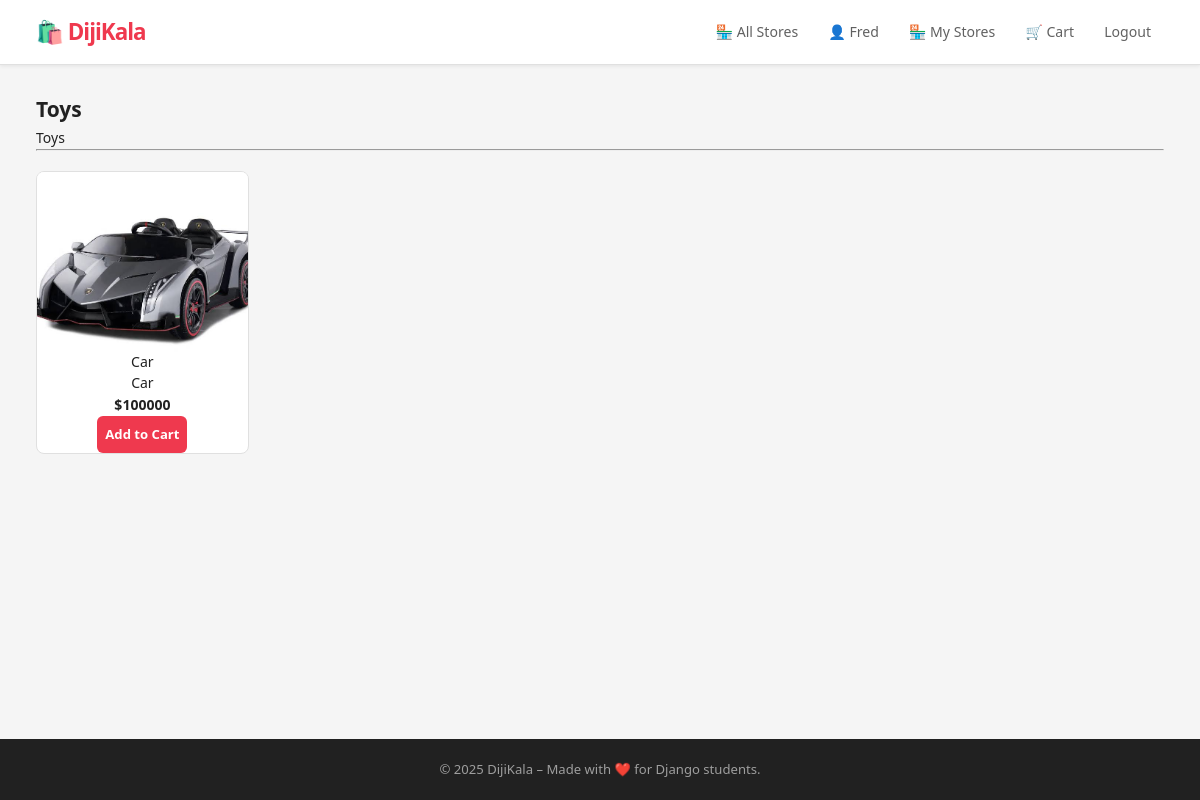
Screenshot of /stores/3/ (signed in) with the database file from the repository.
### accounts/models.py (models this page shows, shortened)
class User(AbstractBaseUser, PermissionsMixin):
       email = models.EmailField(unique=True)
       username = models.CharField(max_length=50, unique=True)
       is_active = models.BooleanField(default=True)
       is_staff = models.BooleanField(default=False)
       is_seller = models.BooleanField(default=False)
       objects = CustomUserManager()
       USERNAME_FIELD = 'email'
       REQUIRED_FIELDS = ['username']

### stores/models.py (models this page shows, shortened)
class Store(models.Model):
    name = models.CharField(max_length=200,unique=True,verbose_name='Store')
    owner = models.ForeignKey(User,on_delete=models.CASCADE,verbose_name='Owner',related_name='stores')
    description = models.TextField(blank=True,null=True,verbose_name='Description')
    created_at = models.DateTimeField(auto_now_add=True,verbose_name='Created At')
    updated_at = models.DateTimeField(auto_now=True,verbose_name='Last Update')
    is_active = models.BooleanField(default=True)
    class Meta:
        verbose_name = 'Store'
        verbose_name_plural = 'Stores'
        ordering = ['-created_at']

class Product(models.Model):
    category = models.ForeignKey(Category, on_delete=models.SET_NULL, null=True, blank=True, related_name='products')  # ← اضافه کن
    name = models.CharField(max_length=200,verbose_name="Name")
    price = models.DecimalField(max_digits=10,decimal_places=0,verbose_name="Price")
    description = models.TextField(blank=True, null=True,verbose_name="Descriptions")
    image = models.ImageField( upload_to="stores/images/",verbose_name="Image")
    store = models.ForeignKey(Store,on_delete=models.CASCADE,related_name="products")
    created_at = models.DateTimeField(auto_now_add=True)
    stock = models.PositiveIntegerField(default=0, verbose_name="Stock")
    is_active = models.BooleanField(default=True, verbose_name="Active")
    class Meta:
        verbose_name = "Product"
        verbose_name_plural = "Products"
        ordering = ["-created_at"]

### stores/views.py (the view)
# urls.py: path("<int:pk>/",store_detail, name='store_detail'),
def store_detail(request,pk):
    store = get_object_or_404(Store, pk=pk)
    products = store.products.filter(is_active=True , stock__gt=0)
    return render(request, 'stores/store_detail.html',{'products':products, 'store':store})

### templates/stores/store_detail.html (shortened to what this page needs)
{% extends 'base/base.html' %}
{% block content %}
<div class="store-header">
    <h2>{{ store.name }}</h2>
    <p>{{ store.description }}</p>
</div>
<hr>
<div class="card-grid">
    {% for product in products %}
        <div class="card">
            {% if product.image %}
                <img src="{{ product.image.url }}" alt="{{ product.name }}">
            {% else %}
                <img src="#" alt="No image">
            {% endif %}
            <h3>{{ product.name }}</h3>
            <p>{{ product.description|truncatewords:12 }}</p>
            <p><strong>${{ product.price }}</strong></p>
            {% if user.is_authenticated %}
                <a href="{% url 'add_to_cart' product_id=product.id %}" class="btn">Add to Cart</a>
            {% else %}
                <p><a href="#">Login to Buy</a></p>
            {% endif %}
        </div>
    {% empty %}
        <p>No products in this store yet.</p>
    {% endfor %}
</div>
{% endblock %}

### templates/base/base.html (shortened to what this page needs)
{% load static %}
<!DOCTYPE html>
<html lang="en">
<head>
    <link rel="stylesheet" href="{% static 'css/style.css' %}">
</head>
<body>
    <nav class="navbar">
        <div class="container">
            <div class="nav-left">
                <a href="/" class="logo">🛍️ DijiKala</a>
            </div>
            <div class="nav-right">
                <a href="{% url 'stores_list' %}">🏪 All Stores</a>
                {% if user.is_authenticated %}
                    <a href="{% url 'customer_panel' %}">👤 {{ user.username }}</a>
                    {% if user.is_seller %}
                        <a href="{% url 'seller_panel' %}">🏪 My Stores</a>
                    {% endif %}
                    <a href="{% url 'cart' %}">🛒 Cart</a>
                    <form method="post" action="{% url 'logout' %}" style="display:inline;">
                        <button type="submit" class="btn-link">Logout</button>
                    </form>
                {% else %}
                    <a href="{% url 'login' %}">Login</a>
                    <a href="{% url 'signup' %}">Sign Up</a>
                {% endif %}
            </div>
        </div>
    </nav>
    <main class="container">
        {% block content %}
        {% endblock %}
    </main>
    <footer class="footer">
        <p>© 2025 DijiKala – Made with ❤️ for Django students.</p>
    </footer>
</body>
</html>

### static/css/style.css (style rules this page uses)
*, *::before, *::after { margin: 0; padding: 0; box-sizing: border-box; }
:root { --red: #EF394E; --red-dark: #D4102A; --red-light: #FFF0F2; --red-mid: #FFD6DB; --orange: #FF6B00; --orange-light: #FFF3E8; --gray-50: #F5F5F5; --gray-100: #EEEEEE; --gray-200: #E0E0E0; --gray-400: #9E9E9E; --gray-600: #616161; --gray-800: #212121; --white: #FFFFFF; --radius-sm: 6px; --radius: 8px; --radius-lg: 12px; --shadow-sm: 0 1px 4px rgba(0,0,0,0.08); --shadow-md: 0 2px 10px rgba(0,0,0,0.1); --t: 0.15s ease; }
body { background: var(--gray-50); color: var(--gray-800); font-family: 'IRANSans', 'Segoe UI', Tahoma, system-ui, sans-serif; font-size: 14px; line-height: 1.6; min-height: 100vh; display: flex; flex-direction: column; }
.navbar { background: var(--white); border-bottom: 1px solid var(--gray-200); position: sticky; top: 0; z-index: 200; box-shadow: var(--shadow-sm); }
.navbar .container { height: 64px; }
.logo { font-weight: 900; font-size: 1.4rem; color: var(--red); text-decoration: none; letter-spacing: -1px; }
.nav-right { display: flex; align-items: center; gap: 4px; }
.nav-right a { text-decoration: none; color: var(--gray-600); font-weight: 500; font-size: 0.88rem; padding: 7px 13px; border-radius: var(--radius-sm); transition: background var(--t), color var(--t); white-space: nowrap; }
.nav-right form button.btn-link { background: none; border: none; color: var(--gray-600); font-weight: 500; font-size: 0.88rem; padding: 7px 13px; border-radius: var(--radius-sm); cursor: pointer; transition: background var(--t), color var(--t); font-family: inherit; }
.container { width: 94%; max-width: 1200px; margin: 0 auto; display: flex; justify-content: space-between; align-items: center; }
main.container { display: block; padding: 28px 0 60px; flex: 1; }
.btn { display: inline-flex; align-items: center; justify-content: center; gap: 6px; background: var(--red); color: var(--white); padding: 9px 20px; border: none; border-radius: var(--radius-sm); cursor: pointer; text-decoration: none; font-size: 0.85rem; font-weight: 600; transition: background var(--t), transform var(--t); white-space: nowrap; }
.card-grid { display: grid; grid-template-columns: repeat(auto-fill, minmax(200px, 1fr)); gap: 16px; margin-top: 20px; }
.card { background: var(--white); border-radius: var(--radius); border: 1px solid var(--gray-200); overflow: hidden; transition: transform var(--t), box-shadow var(--t), border-color var(--t); display: flex; justify-content: center; align-items: center; flex-direction: column; cursor: pointer; }
.card img { width: 100%; height: 180px; object-fit: cover; display: block; background: var(--gray-50); }
.card h3 { font-size: 0.88rem; font-weight: 500; color: var(--gray-800); line-height: 1.4; display: -webkit-box; -webkit-line-clamp: 2; -webkit-box-orient: vertical; overflow: hidden; }
.card .btn { margin-top: auto; padding: 8px; font-size: 0.82rem; }
.footer { background: var(--gray-800); color: var(--gray-400); text-align: center; padding: 20px; font-size: 0.82rem; margin-top: auto; }

### rows the page displays
User: username "Fred"
Store: name "Toys", description "Toys"
Product: image (picture), name "Car", description "Car", price "100000"
